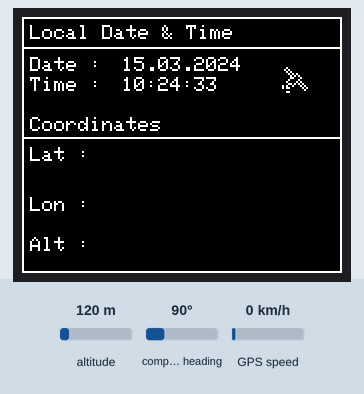
This sketch was run on a simulated Arduino Nano, built with avr-gcc and run on an emulated ATmega328P. Shown: 160×128 colour display. Inputs (shaded band) come from the test bench; at power-on: altitude 120 m, compass heading 90°, GPS speed 0 km/h. The local clock reads 2024-03-15 10:24:30 at power-on unless the sketch sets it; the GPS gets a fix after 3 s at 37.7749, -122.4194 with 8 satellites; what the sketch prints to the serial monitor is not drawn.

Above: at 3.3 s.
3.4 s: altitude set to 20 m
At 5.5 s:
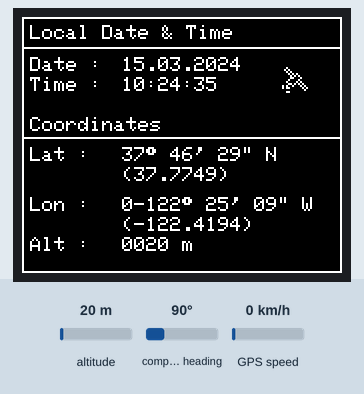
7.6 s: altitude set to 250 m
At 10.7 s:
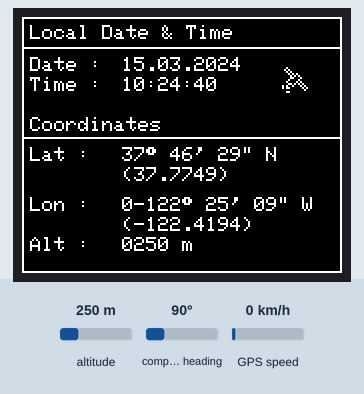
11.8 s: altitude set to 500 m
At 15.9 s:
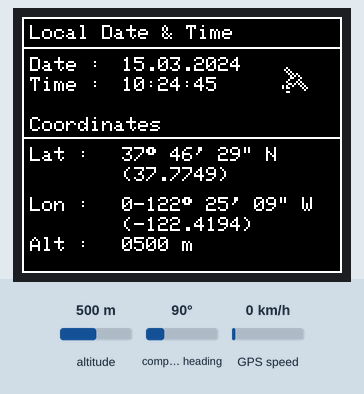
Timing chart, 0 to 17.4 s (numbered marks = the images above; inputs shaded):
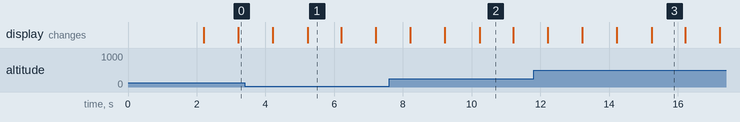

The sketch:

GPS.ino
```cpp
// (licence header left out)
/* Display (Pin) - Arduino Nano
 *  GND  (1) - GND
 *  VCC  (2) - 5V
 *  SCK  (3) - D13
 *  SDA  (4) - D11
 *  RES  (5) - D8
 *  RS   (6) - D9
 *  CS   (7) - D10
 *  LEDA (8) - 3.3V
 */

/* GPS (Pin) - Arduino Nano
 * GND  - GND
 * VCC  - 5V
 * RX   - D4
 * TX   - D3
 */

#define TFT_PIN_CS   10 // Arduino pin on display CS
#define TFT_PIN_DC   9  // Arduino pin on display DC
#define TFT_PIN_RST  8  // Arduino pin on display reset pin

#define GPSTIME   5000 // GPS coordinates are shown every 5s (Default)

#include <Adafruit_GPS.h>
#include <SoftwareSerial.h>
#include <Adafruit_GFX.h>    // Adafruit grafic library
#include <Adafruit_ST7735.h> // Adafruit ST7735 library
#include <Timezone.h>

Adafruit_ST7735 tft = Adafruit_ST7735(TFT_PIN_CS, TFT_PIN_DC, TFT_PIN_RST);  // ST7735 library setup

// Change this to suit your Time Zone
TimeChangeRule CEST = {"", Last, Sun, Mar, 2, 120};
TimeChangeRule CET = {"", Last, Sun, Oct, 3, 60};
Timezone CE(CEST, CET);
TimeChangeRule *tcr;
time_t utc;   // Universal Time
time_t ltime; // Local Time

char localTime[32];
char localDate[32];

uint32_t gpstimer;
uint32_t curTime;

// Emulated port to GPS module
SoftwareSerial mySerial(3, 4);
Adafruit_GPS gps(&mySerial);

// Set GPSECHO to 'false' to turn off echoing the GPS data to the Serial console
// Set to 'true' if you want to debug and listen to the raw GPS sentences
#define GPSECHO  false

void setup() {
  // connection parameters to GP module
  Serial.begin(115200);
  delay(1000);
  Serial.println("Adafruit GPS library test!");

  gps.begin(9600);

  // turn on RMC (recommended minimum) and GGA (fix data) including altitude
  gps.sendCommand(PMTK_SET_NMEA_OUTPUT_RMCGGA);

  // Set the update rate
  gps.sendCommand(PMTK_SET_NMEA_UPDATE_1HZ);   // 1 Hz update rate

  // Request updates on antenna status, comment out to keep quiet
  gps.sendCommand(PGCMD_ANTENNA);

  delay(1000);

  // Ask for firmware version
  mySerial.println(PMTK_Q_RELEASE);

  initDisplay();
}

uint32_t timer = millis();

void loop() {
  char c = gps.read();
  // Debug
  if ((c) && (GPSECHO))
    Serial.write(c);

  // if a sentence is received, we can check the checksum, parse it...
  if (gps.newNMEAreceived()) {
    if (!gps.parse(gps.lastNMEA()))
      return;
  }

  // if millis() or timer wraps around, we'll just reset it
  if (timer > millis())  timer = millis();

  // approximately every 1 seconds or so, print out the current stats
  if (millis() - timer > 1000) {
    timer = millis(); // reset the timer
    showPositionData(); // print output to display
  }
}

void showPositionData() {
  utc = tmConvert_t((2000 + gps.year), gps.month, gps.day, gps.hour, gps.minute, gps.seconds);
  ltime = CE.toLocal(utc, &tcr);
  sprintf(localTime, "%.02d:%.02d:%.02d", hour(ltime), minute(ltime), second(ltime));
  sprintf(localDate, "%.02d.%02d.%d", day(ltime), month(ltime), year(ltime));

  displayText(50, 20, localDate, ST7735_WHITE, ST7735_BLACK);
  displayText(50, 30, localTime, ST7735_WHITE, ST7735_BLACK);

  if (gps.fix) {
    drawSatellite(130, 25, ST7735_WHITE);

    // Refresh coordinates after a defined interval
    curTime = millis();
    if (((curTime - gpstimer ) > GPSTIME ) || (curTime < gpstimer)) {
      gpstimer = curTime;

      String latitude = formatCoord(gps.latitudeDegrees, gps.lat);

      displayText(50, 65, latitude, ST7735_WHITE, ST7735_BLACK);
      displayText(50, 75, "(" + String(gps.latitudeDegrees, 4) + ")", ST7735_WHITE, ST7735_BLACK);

      String longitude = formatCoord(gps.longitudeDegrees, gps.lon);

      displayText(50,90, longitude, ST7735_WHITE, ST7735_BLACK);
      displayText(50,100, "(" + String(gps.longitudeDegrees, 4) + ")", ST7735_WHITE, ST7735_BLACK);

      int currentAltitude = (int) gps.altitude;
      char buffer[10];
      sprintf(buffer, "%04d", currentAltitude);

      String alt = buffer;
      alt += " m";
      displayText(50, 110, alt, ST7735_WHITE, ST7735_BLACK);
    }
  } else {
    drawSatellite(130, 25, ST7735_RED);
  }
}

time_t tmConvert_t(int YYYY, byte MM, byte DD, byte hh, byte mm, byte ss) {
  tmElements_t tmSet;
  tmSet.Year = YYYY - 1970;
  tmSet.Month = MM;
  tmSet.Day = DD;
  tmSet.Hour = hh;
  tmSet.Minute = mm;
  tmSet.Second = ss;
  return makeTime(tmSet); //convert to time_t
}

String formatCoord(float coordDegrees, char orientation){
  int arcDeg = coordDegrees;
  float minutesRemainder = abs(coordDegrees - arcDeg) * 60;
  int arcMinutes = minutesRemainder;
  int arcSeconds = (minutesRemainder - arcMinutes) * 60;

  String coordinate = (arcDeg < 10 ? "0" : "");
  coordinate += arcDeg;
  coordinate += ((char)247);
  coordinate += " ";
  coordinate += (arcMinutes < 10 ? "0" : "");
  coordinate += arcMinutes;
  coordinate += "' ";
  coordinate += (arcSeconds < 10 ? "0" : "");
  coordinate += arcSeconds;
  coordinate += "\" ";
  coordinate += orientation;
  return coordinate;
}

void initDisplay(){
  /***
  * ST7735 Chip initialize (INITR_BLACKTAB / INITR_REDTAB / INITR_GREENTAB)
  ***/
  tft.initR(INITR_BLACKTAB);

  tft.setTextWrap(false);
  tft.fillScreen(ST7735_BLACK);
  tft.setRotation(1);
  tft.setCursor(0, 0);
  tft.setTextColor(ST7735_WHITE);
  tft.setTextSize(1);

  drawFrame();
}

void drawFrame(){
  tft.drawRect(0,0,160,128,ST7735_WHITE);
  tft.drawLine(1,15,160,15,ST7735_WHITE);
  tft.drawLine(1,60,160,60,ST7735_WHITE);
  displayText(4, 4, "Local Date & Time", ST7735_WHITE, ST7735_BLACK);
  displayText(4, 20, "Date : ", ST7735_WHITE, ST7735_BLACK);
  displayText(4, 30, "Time : ", ST7735_WHITE, ST7735_BLACK);
  displayText(4, 50, "Coordinates", ST7735_WHITE, ST7735_BLACK);
  displayText(4, 65, "Lat : ", ST7735_WHITE, ST7735_BLACK);
  displayText(4, 90, "Lon : ", ST7735_WHITE, ST7735_BLACK);
  displayText(4, 110, "Alt : ", ST7735_WHITE, ST7735_BLACK);
}

void drawSatellite(uint16_t x, uint16_t y, uint16_t color){
  tft.drawLine((x + 2), (y + 7), (x + 7), (y + 3), color);
  tft.drawLine((x + 7), (y + 3), (x + 9), (y + 5), color);
  tft.drawLine((x + 5), (y + 9), (x + 9), (y + 5), color);
  tft.drawLine((x + 2), (y + 7), (x + 5), (y + 9), color);

  tft.drawLine((x + 1), (y + 1), (x + 2), y, color);
  tft.drawLine((x + 2), y, (x + 6), (y + 4), color);
  tft.drawLine((x + 1), (y + 1), (x + 4), (y + 4), color);

  tft.drawLine((x + 9), (y + 7), (x + 12), (y + 10), color);
  tft.drawLine((x + 11), (y + 11), (x + 12), (y + 10), color);
  tft.drawLine((x + 8), (y + 8), (x + 11), (y + 11), color);

  tft.drawLine((x + 2), (y + 9), (x + 3), (y + 10), color);
  tft.drawPixel((x + 2), (y + 10), color);

  tft.drawLine(x, (y + 9), x, (y + 10), color);
  tft.drawPixel(x, (y + 10), color);
  tft.drawLine((x + 2), (y + 12), (x + 3), (y + 12), color);
}

void displayText(uint16_t x, uint16_t y, String text , uint16_t color, uint16_t bgcolor) {
  tft.setCursor(x, y);
  tft.setTextColor(color, bgcolor);
  tft.print(text);
}
```
